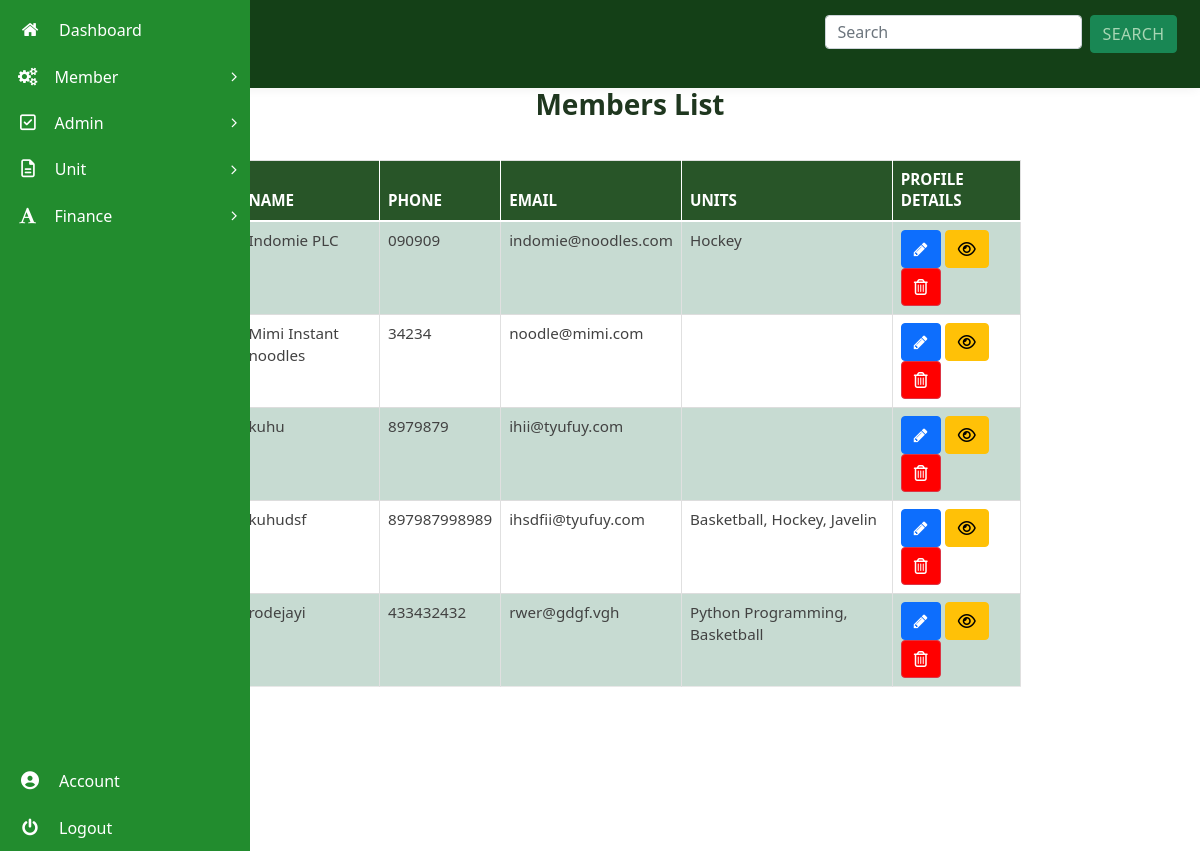
The app's page /admin/manage_members?page=2 (signed in), older data.
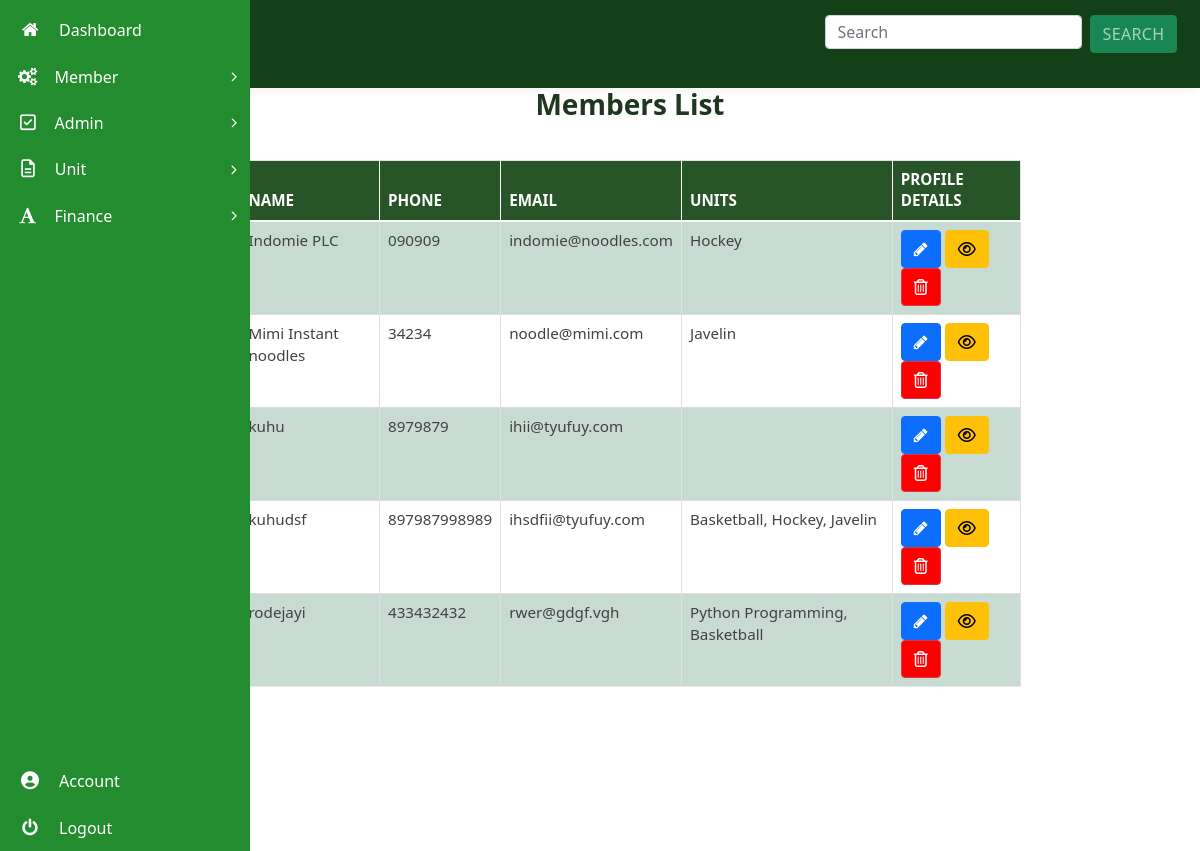
The same page, newer data.
### membership/models.py (models this page shows, shortened)
class User(db.Model, UserMixin):
  id = db.Column(db.Integer, primary_key=True)
  units = db.relationship("Unit", secondary=user_unit, backref="unit_members", lazy="dynamic")
  username = db.Column(db.String(20), unique=True, nullable=False)
  email = db.Column(db.String(120), unique=True, nullable=False)
  phone = db.Column(db.String(60), unique=True, nullable=False, default="")
  password = db.Column(db.String(60), nullable=False, default="~~~~~~~")
  image_file = db.Column(db.String(20), nullable=False, default='default.jpg')
  date_registered = db.Column(db.DateTime, nullable=False, default=datetime.utcnow)
  role = db.Column(db.String(6), nullable=False, default="USER")
  _is_superadmin = db.Column("is_superadmin", db.Boolean, nullable=False, default=False)
  current_salary = db.Column(db.String(60))
  occupation = db.Column(db.String(60))
  experience = db.Column(db.String(60))
  date_of_birth = db.Column(db.String(), nullable=False, default=datetime.utcnow)
  home_address = db.Column(db.String())
  work_address = db.Column(db.String())
  def display_units(self):
    unit_names = []
    for unit in self.units.all():
      unit_names.append(unit.name)
    return ", ".join(unit_names)
  @property
  def is_superadmin(self):
      return self._is_superadmin
  @is_superadmin.setter
  def is_superadmin(self, s):
    if type(s) == type(str()):
      if s.lower() == "true":
        self._is_superadmin = True
      elif s.lower() == "false":
        self._is_superadmin = False
    else:
      self._is_superadmin = s

class Unit(db.Model):
  id = db.Column(db.Integer, primary_key=True)
  name = db.Column(db.String(50), unique=True, nullable=False)
  date_created = db.Column(db.DateTime, nullable=False,default=datetime.utcnow)
  fees_amount = db.Column(db.String(),nullable=False,default="0")

### membership/routes.py (the view)
@app.route("/admin/manage_members")
@admin_role_required
@login_required
def manage_members():
  page = request.args.get('page', 1, type=int)
  members = User.query.filter_by(role="USER").paginate(page=page, per_page=5)
  return render_template("manage_members.html", page=page, members=members)

### membership/models.py (called while the page is built)
@login_manager.user_loader
def load_user(user_id):
    return User.query.get(int(user_id))

### membership/routes.py (called while the page is built)
def admin_role_required(func):
    @wraps(func)
    def decorated_view(*args, **kwargs):
      if current_user.is_authenticated:
        if not current_user.role == "ADMIN":
            abort(403)
        return func(*args, **kwargs)
      else:
        abort(403)
    return decorated_view

### membership/templates/manage_members.html (shortened to what this page needs)
{% extends "dashboard_layout.html" %}
{% block content %}
<link rel="stylesheet" type="text/css" href="css/table-style.css" />
<link rel="stylesheet" type="text/css" href="css/basictable.css" />
				<div class="container agile-tables">
					<h3 style="text-align: center; color:rgb(31, 55, 31); font-weight:bold;" class="text-center"> Members List</h3>
					<div class="w3l-table-info table-responsive">
					    <table id="tuble" class="table table-success table-striped table-hover ">
						<thead>
						  <tr>
							<th>Name</th>
							<th>Phone</th>
							<th>Email</th>
							<th>Units</th>
							<th>Profile Details</th>
						  </tr>
						</thead>
						<tbody>
							{% for member in members.items %}
						  <tr>
							<td>{{member.username}}</td>
							<td>{{ member.phone }}</td>
							<td>{{ member.email }}</td>
							<td>
							{{member.display_units()}}
							</td>
							<td><a role="button" class="btn btn-primary" href="{{ url_for('edit_member', member_id=member.id) }}" data-bs-toggle="tooltip" data-bs-placement="top" title="Edit Member Details" ><i class="fa fa-pencil" aria-hidden="true"  data-bs-toggle="tooltip" data-bs-placement="top" title="Edit Member Details"></i></a>
								<a type="button" class="btn btn-warning"  dataId="{{member.id}}" dataImage="/static/profile_pics/{{member.image_file }}" dataName="{{ member.username }}" dataEmail="{{member.email}}" dataPhone="{{member.phone}}" dataPassword="{{ member.password }}" dataUnits="{{member.display_units()}}" dataDateReg="{{ member.date_registered }}" dataOccupation="{{ member.occupation }}" dataHomeAddr="{{ member.home_address }}" dataWorkAddre="{{ member.work_address }}" dataExperience = "{{member.experience}}" dataCurrentSalary="{{member.current_salary}}" data-toggle="modal" data-target="#staticBackdrop" onclick="viewUserFunction(this)" data-bs-toggle="tooltip" data-bs-placement="top" title="Click to View User profile"><i class="fa fa-eye" aria-hidden="true"  data-bs-toggle="tooltip" data-bs-placement="top" title="Click to View User details"></i></a>
								<a type="button" class="btn btn-danger" style="background: red;" data-toggle="modal" id="{{member.id}}" dataName="{{member.username}}" data-target="#deletemodal"  onclick="deleteFunction(this)"data-bs-toggle="tooltip" data-bs-placement="top" title="Delete Member"><i class="fa fa-trash-o" aria-hidden="true"  data-bs-toggle="tooltip" data-bs-placement="top" title="Delete Member"></i></a>
							</td>
						  {% endfor %}
					  </table>
				  </div>
					  {% for page_num in members.iter_pages(left_edge=1, right_edge=1, left_current=1, right_current=2) %}
					    {% if page_num %}
					      {% if members.page == page_num %}
					        <a class="btn btn-success mb-5"  href="{{ url_for('manage_members', page=page_num) }}">{{ page_num }}</a>
					      {% else %}
					        <a class="btn btn-success mb-5" href="{{ url_for('manage_members', page=page_num) }}">{{ page_num }}</a>
					      {% endif %}
					    {% else %}
					      ...
					    {% endif %}
					  {% endfor %}
					</div>
{% endblock content %}

Row changes from the older to the newer data that the page shows:
changed User "Mimi Instant noodles": display_units (not shown) → "Javelin"
